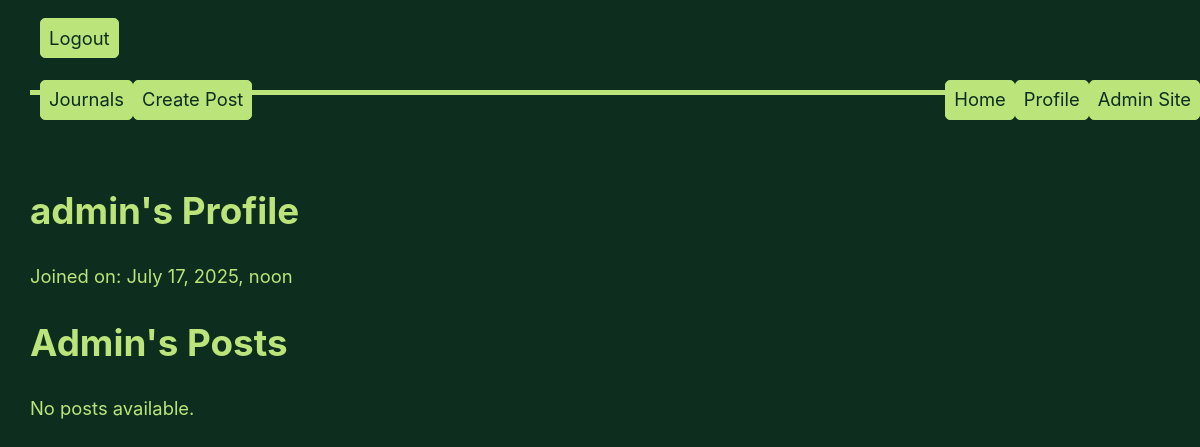
The page /profile/ (signed in) on the database as committed earlier.
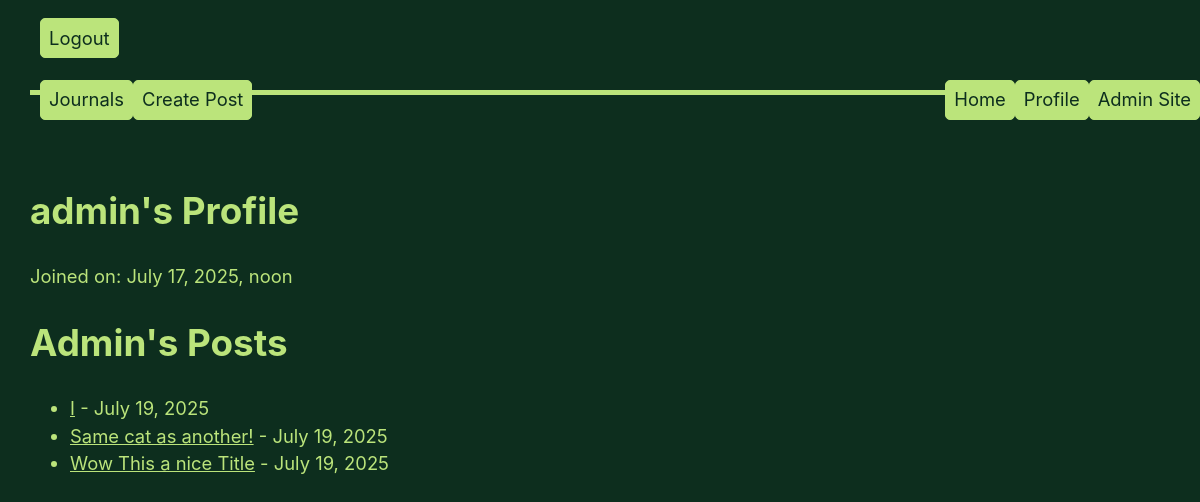
The same page on the database as committed later.
### app/models.py (models this page shows, shortened)
class Post(models.Model):
    author = models.CharField(max_length=100, default='admin')
    title = models.CharField(max_length=255)
    image = models.ImageField(null=True, upload_to="media/")
    body = models.TextField(default="")
    created_on = models.DateTimeField(auto_now_add=True)
    last_modified = models.DateTimeField(auto_now=True)
    categories = models.ManyToManyField("Category", related_name="posts")
    is_private = models.BooleanField(default=False)

### app/views.py (the view)
# urls.py: path('profile/', views.profile, name='profile'),
def profile(request):
    if not request.user.is_authenticated:
        return redirect('login')
    context = {
        'user': request.user,
        'posts': Post.objects.filter(author=request.user.username).order_by('-created_on')
    }
    return render(request, 'profile.html', context)

### app/templates/app/profile.html
{% extends "base.html" %}
{% block page_content %}
<h1>{{ user.username }}'s Profile</h1>
<div>
    <p>Joined on: {{ user.date_joined }}</p>
</div>
<h1>{{ user.username.capitalize }}'s Posts</h1>
{% if posts %}
    <ul>
        {% for post in posts %}
            {% if not post.private %}
            <li>
                <a href="{% url 'post_detail' post.pk %}">{{ post.title }}</a> - {{ post.created_on.date }}
            </li>
            {% endif %}
        {% endfor %}
    </ul>
{% else %}
    <p>No posts available.</p>
{% endif %}
{% endblock page_content %}

Rows that differ between the two databases and show on the page:
added Post: title "I", created_on "July 19, 2025"
added Post: title "Same cat as another!", created_on "July 19, 2025"
added Post: title "Wow This a nice Title", created_on "July 19, 2025"
Other text that changed with them:
text no longer shown: "No posts available."
